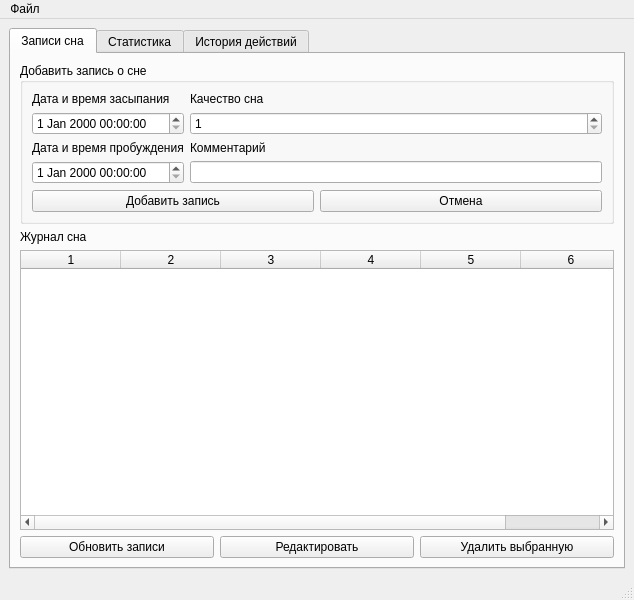
<?xml version="1.0" encoding="UTF-8"?>
<ui version="4.0">
 <class>MainWindow</class>
 <widget class="QMainWindow" name="MainWindow">
  <property name="geometry">
   <rect>
    <x>0</x>
    <y>0</y>
    <width>634</width>
    <height>600</height>
   </rect>
  </property>
  <property name="windowTitle">
   <string>MainWindow</string>
  </property>
  <widget class="QWidget" name="centralwidget">
   <layout class="QVBoxLayout" name="verticalLayout_2">
    <item>
     <widget class="QTabWidget" name="tabWidget">
      <property name="currentIndex">
       <number>0</number>
      </property>
      <widget class="QWidget" name="recordsTab">
       <attribute name="title">
        <string>Записи сна</string>
       </attribute>
       <layout class="QVBoxLayout" name="verticalLayout_3">
        <item>
         <widget class="QGroupBox" name="recordsGroupBox">
          <property name="minimumSize">
           <size>
            <width>0</width>
            <height>150</height>
           </size>
          </property>
          <property name="title">
           <string>Добавить запись о сне</string>
          </property>
          <layout class="QGridLayout" name="gridLayout_2">
           <item row="0" column="0">
            <layout class="QGridLayout" name="gridLayout">
             <item row="0" column="1">
              <widget class="QLabel" name="label_3">
               <property name="text">
                <string>Качество сна</string>
               </property>
              </widget>
             </item>
             <item row="4" column="0">
              <widget class="QLabel" name="label_2">
               <property name="text">
                <string>Дата и время пробуждения</string>
               </property>
              </widget>
             </item>
             <item row="1" column="1">
              <widget class="QSpinBox" name="qualitySpinBox">
               <property name="minimum">
                <number>1</number>
               </property>
               <property name="maximum">
                <number>5</number>
               </property>
              </widget>
             </item>
             <item row="4" column="1">
              <widget class="QLabel" name="label_4">
               <property name="text">
                <string>Комментарий</string>
               </property>
              </widget>
             </item>
             <item row="5" column="0">
              <widget class="QDateTimeEdit" name="wokeUpEdit"/>
             </item>
             <item row="0" column="0">
              <widget class="QLabel" name="label">
               <property name="text">
                <string>Дата и время засыпания</string>
               </property>
              </widget>
             </item>
             <item row="1" column="0">
              <widget class="QDateTimeEdit" name="fellAsleepEdit"/>
             </item>
             <item row="5" column="1">
              <widget class="QLineEdit" name="notesEdit"/>
             </item>
            </layout>
           </item>
           <item row="2" column="0">
            <layout class="QHBoxLayout" name="horizontalLayout_3">
             <item>
              <widget class="QPushButton" name="addButton">
               <property name="text">
                <string>Добавить запись</string>
               </property>
              </widget>
             </item>
             <item>
              <widget class="QPushButton" name="cancelButton">
               <property name="text">
                <string>Отмена</string>
               </property>
              </widget>
             </item>
            </layout>
           </item>
          </layout>
         </widget>
        </item>
        <item>
         <widget class="QLabel" name="titleLabel">
          <property name="text">
           <string>Журнал сна</string>
          </property>
         </widget>
        </item>
        <item>
         <widget class="QTableWidget" name="recordsTable">
          <property name="columnCount">
           <number>6</number>
          </property>
          <column/>
          <column/>
          <column/>
          <column/>
          <column/>
          <column/>
         </widget>
        </item>
        <item>
         <layout class="QVBoxLayout" name="verticalLayout">
          <item>
           <layout class="QHBoxLayout" name="horizontalLayout_2">
            <item>
             <widget class="QPushButton" name="refreshButton">
              <property name="text">
               <string>Обновить записи</string>
              </property>
             </widget>
            </item>
            <item>
             <widget class="QPushButton" name="editButton">
              <property name="text">
               <string>Редактировать</string>
              </property>
             </widget>
            </item>
            <item>
             <widget class="QPushButton" name="deleteButton">
              <property name="text">
               <string>Удалить выбранную</string>
              </property>
             </widget>
            </item>
           </layout>
          </item>
         </layout>
        </item>
       </layout>
      </widget>
      <widget class="QWidget" name="activityTab">
       <attribute name="title">
        <string>Статистика</string>
       </attribute>
       <layout class="QVBoxLayout" name="verticalLayout_4">
        <item>
         <widget class="QGroupBox" name="statsGroupBox">
          <property name="title">
           <string>Основные показатели</string>
          </property>
          <layout class="QGridLayout" name="gridLayout_3">
           <item row="0" column="0">
            <widget class="QLabel" name="recordCountLabel">
             <property name="text">
              <string>Всего записей</string>
             </property>
             <property name="alignment">
              <set>Qt::AlignmentFlag::AlignCenter</set>
             </property>
            </widget>
           </item>
           <item row="0" column="1">
            <widget class="QLabel" name="averageDurationLabel">
             <property name="minimumSize">
              <size>
               <width>0</width>
               <height>0</height>
              </size>
             </property>
             <property name="text">
              <string>Средняя продолжительность</string>
             </property>
             <property name="alignment">
              <set>Qt::AlignmentFlag::AlignCenter</set>
             </property>
            </widget>
           </item>
           <item row="1" column="0">
            <widget class="QLabel" name="minDurationLabel">
             <property name="minimumSize">
              <size>
               <width>0</width>
               <height>0</height>
              </size>
             </property>
             <property name="text">
              <string>Самый короткий сон</string>
             </property>
             <property name="alignment">
              <set>Qt::AlignmentFlag::AlignCenter</set>
             </property>
            </widget>
           </item>
           <item row="1" column="1">
            <widget class="QLabel" name="maxDurationLabel">
             <property name="text">
              <string>Самый долгий сон</string>
             </property>
             <property name="alignment">
              <set>Qt::AlignmentFlag::AlignCenter</set>
             </property>
            </widget>
           </item>
          </layout>
         </widget>
        </item>
        <item>
         <widget class="QLabel" name="chartTitleLabel">
          <property name="sizePolicy">
           <sizepolicy hsizetype="Preferred" vsizetype="Fixed">
            <horstretch>0</horstretch>
            <verstretch>0</verstretch>
           </sizepolicy>
          </property>
          <property name="text">
           <string>Продолжительность сна по дням</string>
          </property>
         </widget>
        </item>
        <item>
         <widget class="QWidget" name="chartContainer" native="true">
          <property name="sizePolicy">
           <sizepolicy hsizetype="Preferred" vsizetype="Expanding">
            <horstretch>0</horstretch>
            <verstretch>0</verstretch>
           </sizepolicy>
          </property>
          <property name="minimumSize">
           <size>
            <width>0</width>
            <height>0</height>
           </size>
          </property>
         </widget>
        </item>
        <item>
         <widget class="QPushButton" name="refreshStatisticsButton">
          <property name="text">
           <string>Обновить статистику</string>
          </property>
         </widget>
        </item>
       </layout>
      </widget>
      <widget class="QWidget" name="statisticsTab">
       <attribute name="title">
        <string>История действий</string>
       </attribute>
       <layout class="QVBoxLayout" name="verticalLayout_5">
        <item>
         <widget class="QTableWidget" name="activityTable">
          <property name="columnCount">
           <number>4</number>
          </property>
          <column/>
          <column/>
          <column/>
          <column/>
         </widget>
        </item>
        <item>
         <widget class="QPushButton" name="refreshActivityButton">
          <property name="text">
           <string>Обновить историю</string>
          </property>
         </widget>
        </item>
       </layout>
      </widget>
     </widget>
    </item>
   </layout>
  </widget>
  <widget class="QMenuBar" name="menubar">
   <property name="geometry">
    <rect>
     <x>0</x>
     <y>0</y>
     <width>634</width>
     <height>33</height>
    </rect>
   </property>
   <widget class="QMenu" name="menu">
    <property name="title">
     <string>Файл</string>
    </property>
    <addaction name="actionExit"/>
   </widget>
   <addaction name="menu"/>
  </widget>
  <widget class="QStatusBar" name="statusbar"/>
  <action name="actionExit">
   <property name="text">
    <string>Выход</string>
   </property>
  </action>
 </widget>
 <resources/>
 <connections/>
</ui>
